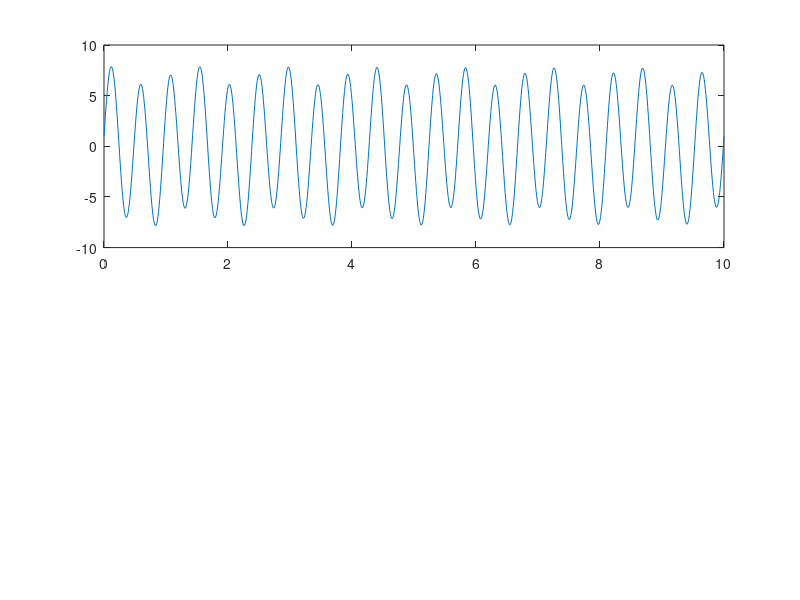

The MATLAB script that drew this image:
fs = 100;
n = 0:1/fs:10;
A = 7;
%x1 = A * sin(n); %Aperiodic
x1 =  A *sin((21/5)*pi*n) + cos((31/7)*n); %periodic


figure;
% Plot the clean sine wave
subplot(2,1,1);
plot(n, x1);

%subplot(2,1,2);
%stem(n, x2);
